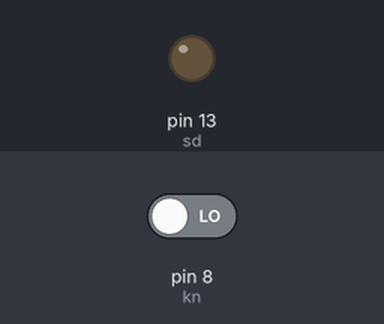
Simulated run of this sketch. Board: Arduino Uno, built with avr-gcc and run on an emulated ATmega328P. Parts: output pins drawn as LEDs (lit = HIGH). Inputs (shaded band) come from the test bench; at power-on: pin 8 (kn) LOW.

Above: at 1.2 s.
1.3 s: pin 8 (kn) driven HIGH
At 2.0 s:
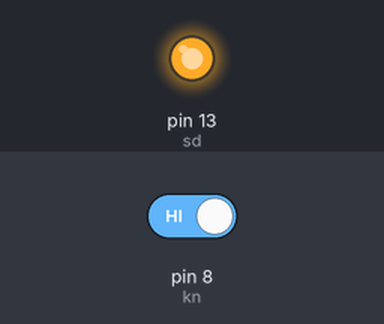
Timing chart, 0 to 4.3 s (numbered marks = the images above; inputs shaded):
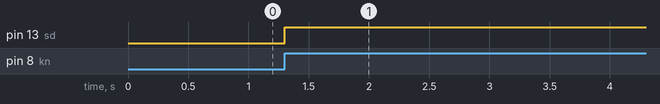

Measured:
- after the input at 1.3 s, pin 13 (sd): LOW → HIGH at once

The sketch:

_______.ino
```cpp
int kn = 8;    //button
int sd = 13;      //LCD
boolean key = false;

void setup()
{
pinMode(kn, INPUT);
pinMode(sd, OUTPUT);
}

void loop()
{
 if (digitalRead(kn) == HIGH && key == true)
 {
 //digitalWrite(sd, HIGH);
 key = false ;
 }
  if (digitalRead(kn) == HIGH && key == false)
 {
 key = true;
 }

 if (key == true){
 digitalWrite(sd, HIGH);
 } else {digitalWrite(sd, LOW); }
}
```
